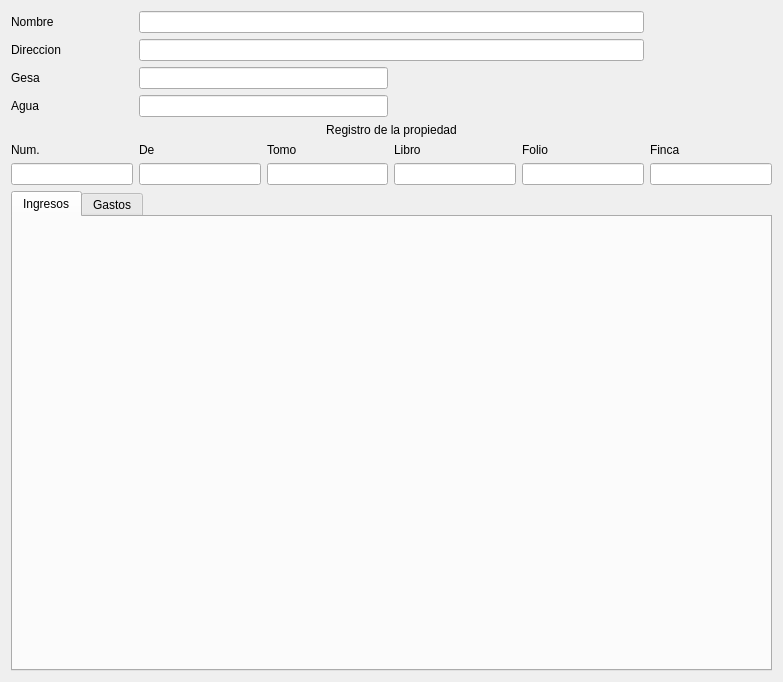
<?xml version="1.0" encoding="UTF-8"?>
<ui version="4.0">
 <class>Form</class>
 <widget class="QWidget" name="Form">
  <property name="geometry">
   <rect>
    <x>0</x>
    <y>0</y>
    <width>783</width>
    <height>682</height>
   </rect>
  </property>
  <property name="windowTitle">
   <string>Form</string>
  </property>
  <layout class="QGridLayout" name="gridLayout_3">
   <item row="7" column="0" colspan="6">
    <widget class="QTabWidget" name="tabWidget">
     <property name="currentIndex">
      <number>0</number>
     </property>
     <widget class="QWidget" name="tab">
      <attribute name="title">
       <string>Ingresos</string>
      </attribute>
      <layout class="QGridLayout" name="gridLayout_2">
       <item row="0" column="0">
        <widget class="BlSubForm" name="mui_list" native="true"/>
       </item>
      </layout>
     </widget>
     <widget class="QWidget" name="tab_2">
      <attribute name="title">
       <string>Gastos</string>
      </attribute>
      <layout class="QGridLayout" name="gridLayout">
       <item row="0" column="0">
        <widget class="BlSubForm" name="mui_list1" native="true"/>
       </item>
      </layout>
     </widget>
    </widget>
   </item>
   <item row="0" column="0">
    <widget class="QLabel" name="label">
     <property name="text">
      <string>Nombre</string>
     </property>
    </widget>
   </item>
   <item row="2" column="0">
    <widget class="QLabel" name="label_3">
     <property name="text">
      <string>Gesa</string>
     </property>
    </widget>
   </item>
   <item row="1" column="0">
    <widget class="QLabel" name="label_2">
     <property name="text">
      <string>Direccion</string>
     </property>
    </widget>
   </item>
   <item row="6" column="4">
    <widget class="QLineEdit" name="mui_foliopropvivienda"/>
   </item>
   <item row="6" column="3">
    <widget class="QLineEdit" name="mui_libropropvivienda"/>
   </item>
   <item row="3" column="0">
    <widget class="QLabel" name="label_4">
     <property name="text">
      <string>Agua</string>
     </property>
    </widget>
   </item>
   <item row="6" column="0">
    <widget class="QLineEdit" name="mui_numpropvivienda"/>
   </item>
   <item row="6" column="5">
    <widget class="QLineEdit" name="mui_fincapropvivienda"/>
   </item>
   <item row="6" column="2">
    <widget class="QLineEdit" name="mui_tomopropvivienda"/>
   </item>
   <item row="6" column="1">
    <widget class="QLineEdit" name="mui_depropvivienda"/>
   </item>
   <item row="5" column="0">
    <widget class="QLabel" name="label_6">
     <property name="text">
      <string>Num.</string>
     </property>
    </widget>
   </item>
   <item row="5" column="1">
    <widget class="QLabel" name="label_7">
     <property name="text">
      <string>De</string>
     </property>
    </widget>
   </item>
   <item row="5" column="2">
    <widget class="QLabel" name="label_8">
     <property name="text">
      <string>Tomo</string>
     </property>
    </widget>
   </item>
   <item row="5" column="3">
    <widget class="QLabel" name="label_9">
     <property name="text">
      <string>Libro</string>
     </property>
    </widget>
   </item>
   <item row="5" column="4">
    <widget class="QLabel" name="label_10">
     <property name="text">
      <string>Folio</string>
     </property>
    </widget>
   </item>
   <item row="5" column="5">
    <widget class="QLabel" name="label_11">
     <property name="text">
      <string>Finca</string>
     </property>
    </widget>
   </item>
   <item row="3" column="1" colspan="2">
    <widget class="QLineEdit" name="mui_aguavivienda"/>
   </item>
   <item row="2" column="1" colspan="2">
    <widget class="QLineEdit" name="mui_gesavivienda"/>
   </item>
   <item row="4" column="0" colspan="6">
    <widget class="QLabel" name="label_5">
     <property name="layoutDirection">
      <enum>Qt::LeftToRight</enum>
     </property>
     <property name="text">
      <string>Registro de la propiedad</string>
     </property>
     <property name="alignment">
      <set>Qt::AlignCenter</set>
     </property>
    </widget>
   </item>
   <item row="1" column="1" colspan="4">
    <widget class="QLineEdit" name="mui_dirvivienda"/>
   </item>
   <item row="0" column="1" colspan="4">
    <widget class="QLineEdit" name="mui_nomvivienda"/>
   </item>
  </layout>
 </widget>
 <customwidgets>
  <customwidget>
   <class>BlSubForm</class>
   <extends>QWidget</extends>
   <header>blsubform.h</header>
   <container>1</container>
  </customwidget>
 </customwidgets>
 <resources/>
 <connections/>
</ui>
